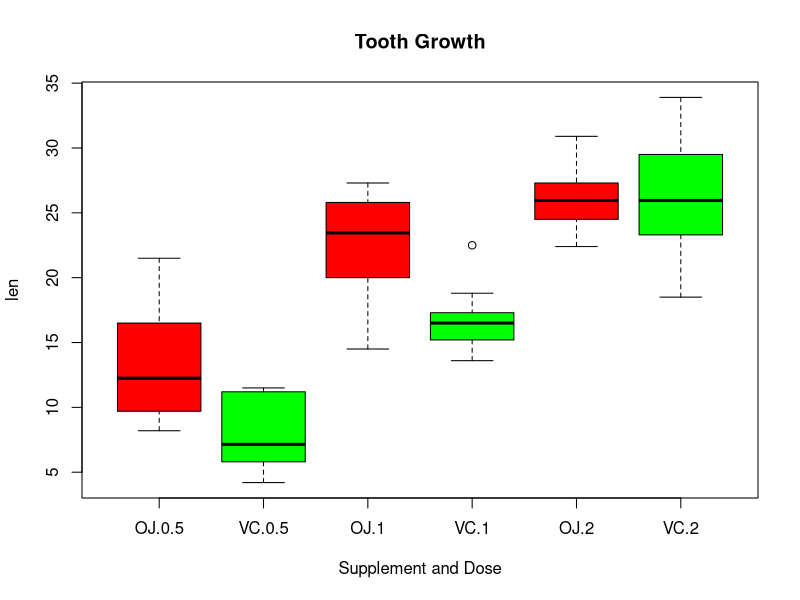

The R script that drew this image:
## ---- chunk 1
suppressWarnings(library(dplyr, quietly=TRUE, warn.conflict=FALSE))
library(scales)
library(datasets)
## ---- chunk 2
data("ToothGrowth")

summarise(group_by(ToothGrowth, supp, dose), mean = mean(len), N=length(len))
## ---- chunk 3
boxplot(len~supp*dose, 
        data=ToothGrowth, 
        notch=FALSE, 
        col=(c("red", "green")), 
        main="Tooth Growth", 
        xlab="Supplement and Dose")
## ---- chunk 4
# Dose 0.5 mg
t.test(len ~ supp, paried=FALSE, var.equal=TRUE, subset(ToothGrowth, dose == 0.5))
# Dose 1.0 mg
t.test(len ~ supp, paried=FALSE, var.equal=TRUE, subset(ToothGrowth, dose == 1.0))
# Dose 2.0 mg
t.test(len ~ supp, paried=FALSE, var.equal=TRUE, subset(ToothGrowth, dose == 2.0))
